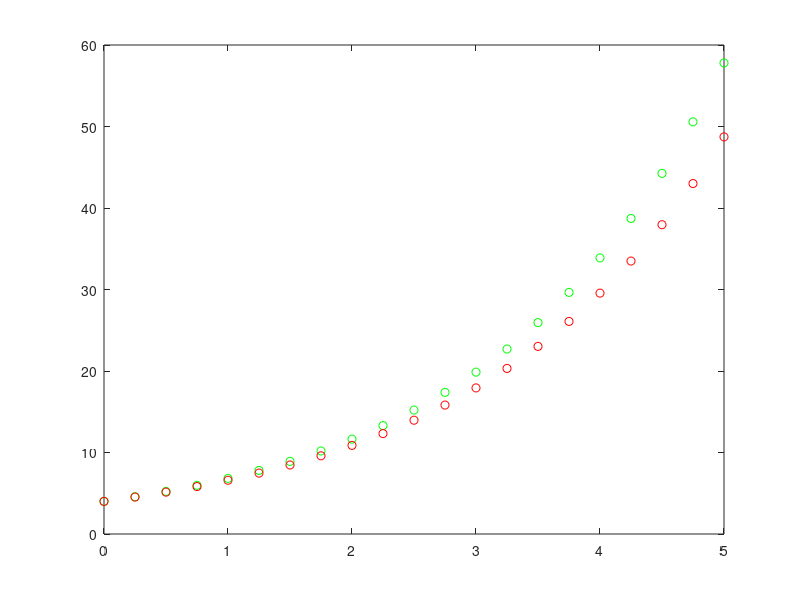

Write the MATLAB code that produced this figure.
clear all
close all
clc

%%%%% Problem 1 %%%%%

% Model : xdot = rx

r = 0.5;
x0 = 4;
dt = 0.25;
t = 0:dt:5;

% Backward Euler : for dy/dt = f(t,y), y_k+1 = y_k + h*f(t_k+1,y_k+1)

%(a)

x_be = zeros(1,length(t));
x_be(1) = x0;
f = @(x) r*x;

for k = 1:length(x_be)-1
    
    x_solve = x_be(k)/(1-dt*r);
    %x_solve = fzero(@(xs) xs - x_be(k) - dt*f(xs), x_be(k));
    x_be(k+1) = x_solve;
    
end

x_exact = 4*exp(r*t);
plot(t,x_be,'go',t,x_exact,'ro')
globalerror = abs(x_be(end) - x_exact(end));
A1 = globalerror

% (b)

dt = 5;
t = 0:dt:100;

for k = 1:length(x_be)-1
    
    x_solve = x_be(k)/(1-dt*r);
    %x_solve = fzero(@(xs) xs - x_be(k) - dt*f(xs), x_be(k));
    x_be(k+1) = x_solve;
    
end

A2 = x_be(end)

%%%%% Problem 2 %%%%%%

% (a) Logist Model : 
% xdot = r(1-x/K)x
% exact solution x(t) = x0*K / (x0 + (K-x0)e^(-rt))

r = 0.5;
K = 100;
x0 = 4;

dt = 0.1;
t = 0:dt:20;
f = @(t,x) r*(1-x/K)*x;

x_fe = zeros(1,length(t));
x_fe(1) = x0;

for k = 1:length(x_fe)-1
    
    x_fe(k+1) = x_fe(k) + dt*f(t(k),x_fe(k));
    
end

x_exact = x0*K ./ (x0 + (K-x0)*exp(-r*t));
%plot(t,x_fe,'bo',t,x_exact,'go')

A3 = abs(x_fe(end) - x_exact(end))


% (b) Same problem with smaller step size

dt = 0.01;
t = 0:dt:20;
x_fe = zeros(1,length(t));
x_fe(1) = x0;

for k = 1:length(x_fe)-1
    
    x_fe(k+1) = x_fe(k) + dt*f(t(k),x_fe(k));
    
end

x_exact = x0*K ./ (x0 + (K-x0)*exp(-r*t));

%plot(t,x_fe,'bo',t,x_exact,'go')
A4 = A3 / abs(x_fe(end) - x_exact(end))

%%%%% Problem 3 %%%%%

% Lotka-Volterra Model with:

% xdot = x(3 ? x) ? 2xy
% ydot = y(2 ? y) ? xy

% (a)

x0 = 1.5;
y0 = 1;

F=@(t,v) [v(1)*(3-v(1)) - 2*v(1)*v(2); v(2)*(2-v(2)) - v(1)*v(2)];

[tout,vout] = ode45(F,[0 10],[x0 y0]);
%plot(tout,vout)
A5 = vout(end,:)

% (b)

x0 = 1;
y0 = 1.5;

[tout,vout] = ode45(F,[0 10],[x0 y0]);
%plot(tout,vout)

A6 = vout(end,:)

%%%%% Problem 4 %%%%%

% xdot = ax ? bxy
% ydot = ?cy + dxy

% (a)

a = 4; b = 2; c = 1; d = 2; x0 = 1; y0 = 1;
F = @(t,v) [a*v(1) - b*v(1)*v(2); -c*v(2) + d*v(1)*v(2)];
[tout,vout] = ode45(F, [0 12], [x0 y0]);
%plot(tout,vout)

A7 = vout(end,:)

% (b)

a = 2; b = 1; c = 4; d = 1;
F = @(t,v) [a*v(1) - b*v(1)*v(2); -c*v(2) + d*v(1)*v(2)];
[tout,vout] = ode45(F, [0 12], [x0 y0]);

%plot(tout,vout)

A8 = vout(end,:)

%%%%% Problem 5 %%%%%

% Pdot = P(R - S)
% Rdot = R(S - P)
% Sdot = S(P - R)

% (a)

P0 = 3; R0 = 1; S0 = 2;
F = @(t,v) [v(1)*(v(2)-v(3)); v(2)*(v(3) - v(1)); v(3)*(v(1) - v(2))];
[tout,vout] = ode45(F,[0 8], [P0 R0 S0]);
%plot(tout,vout)
A9 = vout(end,:)

% (b)

P0 = 2; R0 = 2; S0 = 2;
[tout,vout] = ode45(F,[0 6], [P0 R0 S0]);
%plot(tout,vout)
A10 = vout(end,:)

save('A1.dat','A1','-ascii')
save('A2.dat','A2','-ascii')
save('A3.dat','A3','-ascii')
save('A4.dat','A4','-ascii')
save('A5.dat','A5','-ascii')
save('A6.dat','A6','-ascii')
save('A7.dat','A7','-ascii')
save('A8.dat','A8','-ascii')
save('A9.dat','A9','-ascii')
save('A10.dat','A10','-ascii')